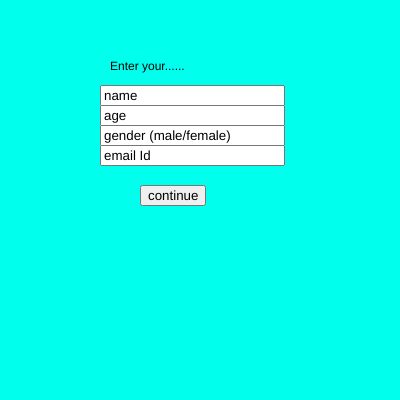
Frame 1 (no input)
Frame 60 (no input): identical to frame 1, image omitted
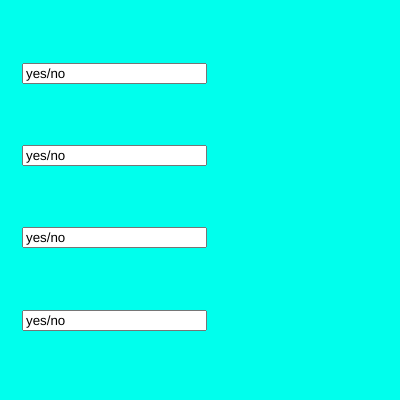
Frame 120 (the mouse pressed at the canvas centre since frame 60)

The p5.js sketch that drew these frames (run headless with seeded random() and noise() and a simulated clock; from frame 60 on, the mouse is pressed at the canvas centre):

// p5.js sketch
// ── sketch.js
var canvas;

var name1, email, age, gender, continuebutton;
var y1, y2, y3, y4;

function setup(){

  canvas = createCanvas(400, 400);

  name1 = createInput('name');
  name1.position(100, 85);

  age = createInput('age');
  age.position(100, 105);

  gender = createInput('gender (male/female)');
  gender.position(100, 125);

  email = createInput('email Id');
  email.position(100, 145);

  continuebutton = createButton('continue');
  continuebutton.position(140, 185);
  
}

function draw(){

  background(0, 255, 237);
  
  text("Enter your......", 110, 70)

  continuebutton.mousePressed(function(){

    fill(0, 255, 237);

    name1.hide();

    age.hide();
    
    gender.hide();
    
    email.hide();
    
    continuebutton.hide();

    y1 = createInput('yes/no');
    y1.position(22, 63);

    y2 = createInput('yes/no');
    y2.position(22, 145);

    y3 = createInput('yes/no');
    y3.position(22, 227);

    y4 = createInput('yes/no');
    y4.position(22, 310);

    text ('hello', 10, 10);

  })
 
}    
